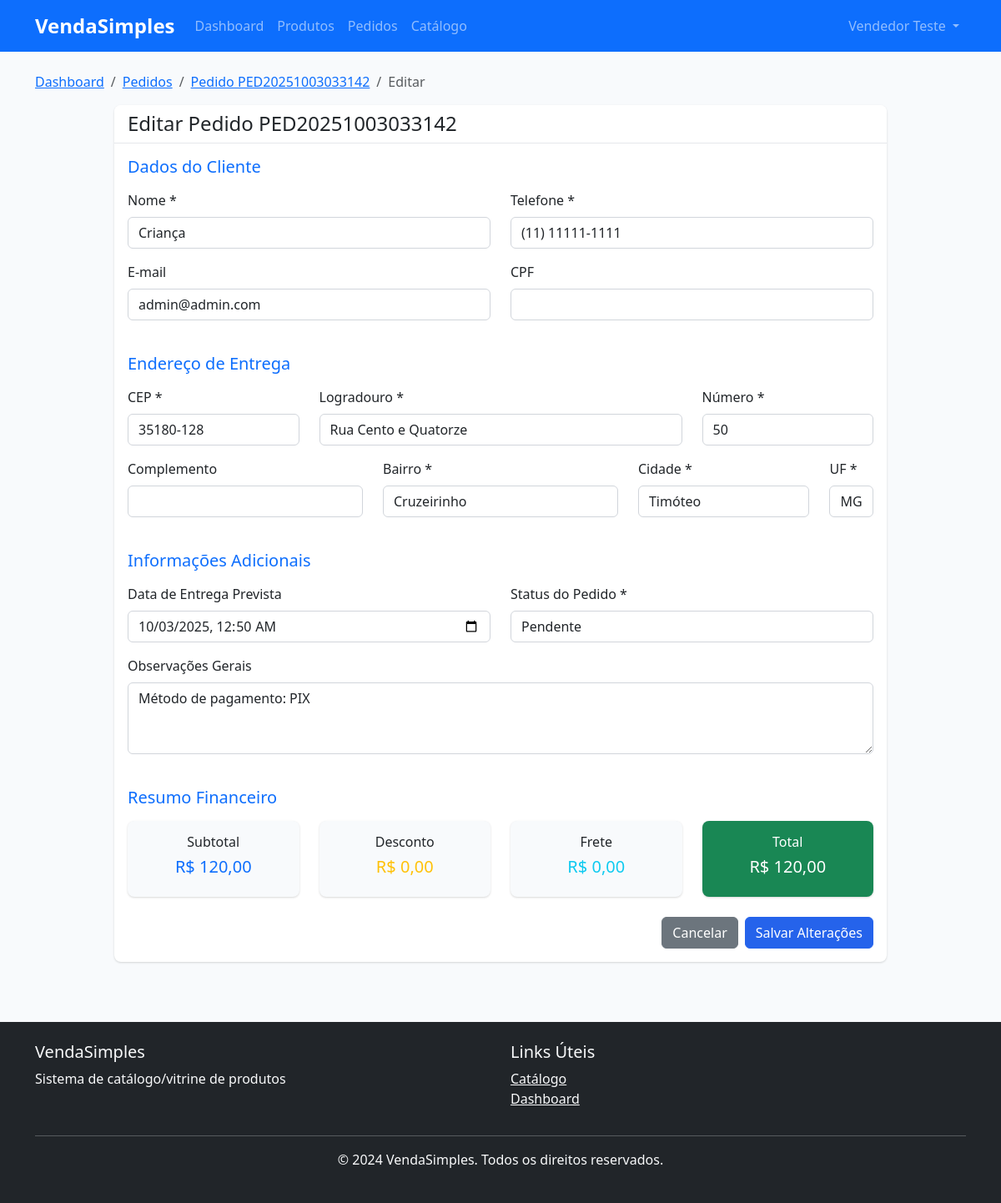
The page /pedidos/2/edit/ (signed in) on the database as committed earlier.
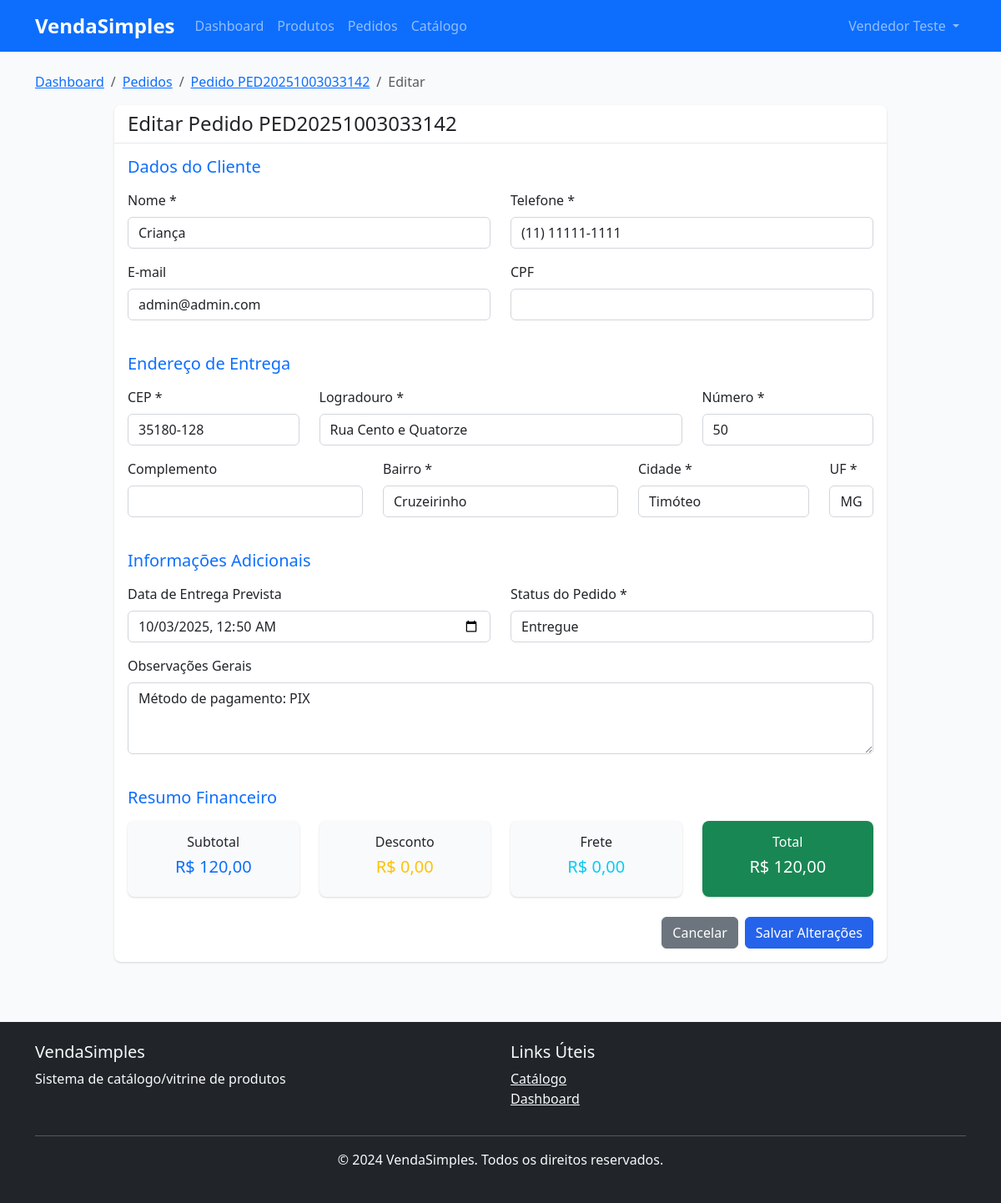
The same page on the database as committed later.
### apps/pedidos/models.py (models this page shows, shortened)
class Pedido(TimeStampedModel, SoftDeleteModel):
    numero = models.CharField(
        max_length=20,
        unique=True,
        db_index=True,
        verbose_name='Número do Pedido'
    )
    vendedor = models.ForeignKey(
        'authentication.User',
        on_delete=models.PROTECT,
        related_name='pedidos_vendedor',
        verbose_name='Vendedor'
    )
    cliente_usuario = models.ForeignKey(
        'authentication.User',
        on_delete=models.SET_NULL,
        null=True,
        blank=True,
        related_name='pedidos_cliente',
        verbose_name='Cliente (Usuário)'
    )
    cliente_nome = models.CharField(
        max_length=255,
        verbose_name='Nome do Cliente'
    )
    cliente_telefone = models.CharField(
        max_length=20,
        verbose_name='Telefone do Cliente'
    )
    cliente_email = models.EmailField(
        blank=True,
        verbose_name='E-mail do Cliente'
    )
    cliente_cpf = models.CharField(
        max_length=14,
        blank=True,
        verbose_name='CPF do Cliente'
    )
    endereco_cep = models.CharField(
        max_length=9,
        verbose_name='CEP'
    )
    endereco_logradouro = models.CharField(
        max_length=255,
        verbose_name='Logradouro'
    )
    endereco_numero = models.CharField(
        max_length=20,
        verbose_name='Número'
    )
    endereco_complemento = models.CharField(
        max_length=100,
        blank=True,
        verbose_name='Complemento'
    )
    endereco_bairro = models.CharField(
        max_length=100,
        verbose_name='Bairro'
    )
    endereco_cidade = models.CharField(
        max_length=100,
        verbose_name='Cidade'
    )
    endereco_estado = models.CharField(
        max_length=2,
        verbose_name='Estado'
    )
    status = models.CharField(
        max_length=20,
        choices=StatusPedido.choices,
        default=StatusPedido.PENDENTE,
        db_index=True,
        verbose_name='Status'
    )
    subtotal = models.DecimalField(
        max_digits=10,
        decimal_places=2,
        validators=[MinValueValidator(0)],
        verbose_name='Subtotal'
    )
    desconto = models.DecimalField(
        max_digits=10,
        decimal_places=2,
        default=0,
        validators=[MinValueValidator(0)],
        verbose_name='Desconto'
    )
    frete = models.DecimalField(
        max_digits=10,
        decimal_places=2,
        default=0,
        validators=[MinValueValidator(0)],
        verbose_name='Frete'
    )
    total = models.DecimalField(
        max_digits=10,
        decimal_places=2,
        validators=[MinValueValidator(0)],
        verbose_name='Total'
    )
    observacoes = models.TextField(
        blank=True,
        verbose_name='Observações'
    )
    observacoes_internas = models.TextField(
        blank=True,
        verbose_name='Observações Internas'
    )
    data_entrega_prevista = models.DateTimeField(
        null=True,
        blank=True,
        verbose_name='Data de Entrega Prevista'
    )
    data_entrega_realizada = models.DateTimeField(
        null=True,
        blank=True,
        verbose_name='Data de Entrega Realizada'
    )
    objects = models.Manager()
    active_objects = ActiveSoftDeleteManager()
    class Meta:
        db_table = 'pedidos'
        verbose_name = 'Pedido'
        verbose_name_plural = 'Pedidos'
        ordering = ['-created_at']
        indexes = [
            models.Index(fields=['vendedor', 'status']),
            models.Index(fields=['status', 'created_at']),
            models.Index(fields=['numero']),
        ]

### apps/pedidos/views.py (the view, shortened to what this page needs)
# urls.py: path("<int:pk>/edit/", views.pedido_edit, name="edit"),
@login_required
def pedido_edit(request, pk):
    pedido = get_object_or_404(Pedido, pk=pk)
    if not request.user.can_view_pedido(pedido):
        messages.error(request, "Você não tem permissão para editar este pedido.")
        return redirect("pedidos:list")
    context = {
        "pedido": pedido,
        "status_choices": StatusPedido.choices,
    }
    return render(request, "pedidos/edit.html", context)

### apps/authentication/models.py (called while the page is built)
    def get_full_name(self):
        return f"{self.first_name} {self.last_name}".strip()

    def can_view_pedido(self, pedido):
        if self.role == UserRole.SUPERUSER:
            return True
        if self.role == UserRole.VENDEDOR:
            return pedido.vendedor == self
        if self.role == UserRole.EMPRESA:
            return pedido.vendedor.profile.empresa.user == self
        return False

### apps/carrinho/context_processors.py (called while the page is built)
def carrinho(request):
    return {
        'carrinho': Cart(request)
    }

### apps/configuracoes/context_processors.py (called while the page is built)
def configuracoes_site(request):
    return {
        'site_name': 'VendaSimples',
        'site_description': 'Sistema de catálogo/vitrine de produtos',
    }

### templates/pedidos/edit.html (shortened to what the changed rows need)
{% extends 'base/base.html' %}
{% block content %}
<div class="container py-4">
  <nav aria-label="breadcrumb">
    <ol class="breadcrumb">
      <li class="breadcrumb-item"><a href="{% url 'pedidos:detail' pedido.pk %}">Pedido {{ pedido.numero }}</a></li>
    </ol>
  </nav>
  <div class="row justify-content-center">
    <div class="col-lg-10">
      <div class="card">
        <div class="card-header">
          <h4 class="mb-0">Editar Pedido {{ pedido.numero }}</h4>
        </div>
        <div class="card-body">
          <form method="post" id="editForm">
            <div class="row mb-4">
              <div class="col-md-6">
                <div class="mb-3">
                  <label for="cliente_nome" class="form-label">Nome *</label>
                  <input type="text" class="form-control" id="cliente_nome" name="cliente_nome"
                         value="{{ pedido.cliente_nome }}" required>
                </div>
              </div>
              <div class="col-md-6">
                <div class="mb-3">
                  <label for="cliente_telefone" class="form-label">Telefone *</label>
                  <input type="text" class="form-control" id="cliente_telefone" name="cliente_telefone"
                         value="{{ pedido.cliente_telefone }}" required>
                </div>
              </div>
              <div class="col-md-6">
                <div class="mb-3">
                  <label for="cliente_email" class="form-label">E-mail</label>
                  <input type="email" class="form-control" id="cliente_email" name="cliente_email"
                         value="{{ pedido.cliente_email }}">
                </div>
              </div>
            </div>
            <div class="row mb-4">
              <div class="col-md-3">
                <div class="mb-3">
                  <label for="endereco_cep" class="form-label">CEP *</label>
                  <input type="text" class="form-control" id="endereco_cep" name="endereco_cep"
                         value="{{ pedido.endereco_cep }}" required>
                </div>
              </div>
              <div class="col-md-6">
                <div class="mb-3">
                  <label for="endereco_logradouro" class="form-label">Logradouro *</label>
                  <input type="text" class="form-control" id="endereco_logradouro" name="endereco_logradouro"
                         value="{{ pedido.endereco_logradouro }}" required>
                </div>
              </div>
              <div class="col-md-3">
                <div class="mb-3">
                  <label for="endereco_numero" class="form-label">Número *</label>
                  <input type="text" class="form-control" id="endereco_numero" name="endereco_numero"
                         value="{{ pedido.endereco_numero }}" required>
                </div>
              </div>
              <div class="col-md-4">
                <div class="mb-3">
                  <label for="endereco_bairro" class="form-label">Bairro *</label>
                  <input type="text" class="form-control" id="endereco_bairro" name="endereco_bairro"
                         value="{{ pedido.endereco_bairro }}" required>
                </div>
              </div>
              <div class="col-md-3">
                <div class="mb-3">
                  <label for="endereco_cidade" class="form-label">Cidade *</label>
                  <input type="text" class="form-control" id="endereco_cidade" name="endereco_cidade"
                         value="{{ pedido.endereco_cidade }}" required>
                </div>
              </div>
              <div class="col-md-1">
                <div class="mb-3">
                  <label for="endereco_estado" class="form-label">UF *</label>
                  <input type="text" class="form-control" id="endereco_estado" name="endereco_estado"
                         value="{{ pedido.endereco_estado }}" maxlength="2" required>
                </div>
              </div>
            </div>
            <div class="row mb-4">
              <div class="col-md-6">
                <div class="mb-3">
                  <label for="data_entrega_prevista" class="form-label">Data de Entrega Prevista</label>
                  <input type="datetime-local" class="form-control" id="data_entrega_prevista"
                         name="data_entrega_prevista"
                         value="{% if pedido.data_entrega_prevista %}{{ pedido.data_entrega_prevista|date:'Y-m-d\TH:i' }}{% endif %}">
                </div>
              </div>
              <div class="col-md-6">
                <div class="mb-3">
                  <label for="status" class="form-label">Status do Pedido *</label>
                  <select class="form-control" id="status" name="status" required>
                    {% for value, label in status_choices %}
                      <option value="{{ value }}" {% if pedido.status == value %}selected{% endif %}>
                        {{ label }}
                      </option>
                    {% endfor %}
                  </select>
                </div>
              </div>
              <div class="col-12">
                <div class="mb-3">
                  <label for="observacoes" class="form-label">Observações Gerais</label>
                  <textarea class="form-control" id="observacoes" name="observacoes" rows="3"
                            placeholder="Observações sobre o pedido...">{{ pedido.observacoes }}</textarea>
                </div>
              </div>
            </div>
            <div class="row mb-4">
              <div class="col-md-3">
                <div class="card bg-light">
                  <div class="card-body text-center">
                    <h6 class="card-title">Subtotal</h6>
                    <h5 class="text-primary">R$ {{ pedido.subtotal|floatformat:2 }}</h5>
                  </div>
                </div>
              </div>
              <div class="col-md-3">
                <div class="card bg-light">
                  <div class="card-body text-center">
                    <h6 class="card-title">Desconto</h6>
                    <h5 class="text-warning">R$ {{ pedido.desconto|floatformat:2 }}</h5>
                  </div>
                </div>
              </div>
              <div class="col-md-3">
                <div class="card bg-light">
                  <div class="card-body text-center">
                    <h6 class="card-title">Frete</h6>
                    <h5 class="text-info">R$ {{ pedido.frete|floatformat:2 }}</h5>
                  </div>
                </div>
              </div>
              <div class="col-md-3">
                <div class="card bg-success text-white">
                  <div class="card-body text-center">
                    <h6 class="card-title">Total</h6>
                    <h5>R$ {{ pedido.total|floatformat:2 }}</h5>
                  </div>
                </div>
              </div>
            </div>
          </form>
        </div>
      </div>
    </div>
  </div>
</div>
{% endblock %}

Rows that differ between the two databases and show on the page:
changed Pedido "PED20251003033142": status "Pendente" → "Entregue"
